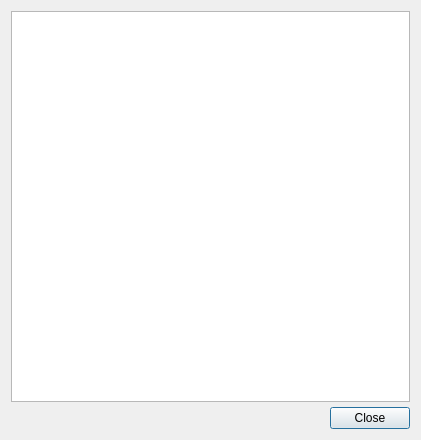
<?xml version="1.0" encoding="UTF-8"?>
<ui version="4.0">
 <class>TreeViewDialog</class>
 <widget class="QDialog" name="TreeViewDialog">
  <property name="geometry">
   <rect>
    <x>0</x>
    <y>0</y>
    <width>421</width>
    <height>440</height>
   </rect>
  </property>
  <property name="minimumSize">
   <size>
    <width>420</width>
    <height>400</height>
   </size>
  </property>
  <property name="windowTitle">
   <string>TreeViewDialog</string>
  </property>
  <layout class="QVBoxLayout" name="verticalLayout_2">
   <item>
    <layout class="QHBoxLayout" name="horizontalLayout">
     <property name="spacing">
      <number>0</number>
     </property>
     <property name="leftMargin">
      <number>0</number>
     </property>
     <property name="topMargin">
      <number>0</number>
     </property>
     <property name="rightMargin">
      <number>0</number>
     </property>
     <property name="bottomMargin">
      <number>0</number>
     </property>
     <item>
      <widget class="QWidget" name="widget" native="true">
       <layout class="QVBoxLayout" name="verticalLayout">
        <property name="spacing">
         <number>5</number>
        </property>
        <property name="leftMargin">
         <number>0</number>
        </property>
        <property name="topMargin">
         <number>0</number>
        </property>
        <property name="rightMargin">
         <number>0</number>
        </property>
        <property name="bottomMargin">
         <number>0</number>
        </property>
        <item>
         <widget class="QTreeView" name="treeView"/>
        </item>
        <item>
         <widget class="QWidget" name="widget_2" native="true">
          <layout class="QHBoxLayout" name="horizontalLayout_2">
           <property name="spacing">
            <number>0</number>
           </property>
           <property name="leftMargin">
            <number>0</number>
           </property>
           <property name="topMargin">
            <number>0</number>
           </property>
           <property name="rightMargin">
            <number>0</number>
           </property>
           <property name="bottomMargin">
            <number>0</number>
           </property>
           <item>
            <spacer name="horizontalSpacer">
             <property name="orientation">
              <enum>Qt::Horizontal</enum>
             </property>
             <property name="sizeHint" stdset="0">
              <size>
               <width>40</width>
               <height>20</height>
              </size>
             </property>
            </spacer>
           </item>
           <item>
            <widget class="QPushButton" name="pushButtonClose">
             <property name="text">
              <string>Close</string>
             </property>
            </widget>
           </item>
          </layout>
         </widget>
        </item>
       </layout>
      </widget>
     </item>
    </layout>
   </item>
  </layout>
 </widget>
 <layoutdefault spacing="6" margin="11"/>
 <resources>
  <include location="../../Shared/Resources/icons.qrc"/>
 </resources>
 <connections/>
</ui>
